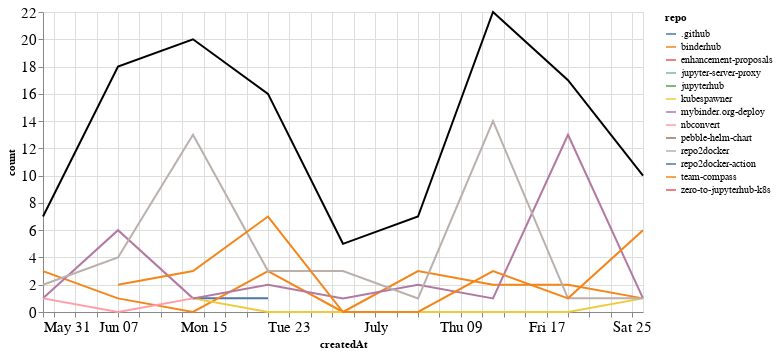

The cell this chart's notebook holds for it:
### Markdown cell above
## Comments

### Code cell
comments_time = comments.groupby('repo').resample('W', on='createdAt').count()['author'].reset_index()
comments_time = comments_time.rename(columns={'author': 'count'})
comments_time_total = comments_time.groupby('createdAt').agg({"count": "sum"}).reset_index()
ch1 = alt.Chart(comments_time, width=600).mark_line().encode(
    x='createdAt',
    y='count',
    color='repo',
    tooltip="repo"
)

ch2 = alt.Chart(comments_time_total, width=600).mark_line(color="black").encode(
    x='createdAt',
    y='count',
)

ch1 + ch2

### Figure 1 — Vega-Lite specification as saved in the notebook (floating-point values rounded to 4 significant figures)
{"config": {"axisLeft": {"labelFontSize": 15}, "axisBottom": {"labelFontSize": 15}}, "layer": [{"data": {"name": "data-a8f13e341a47994b254055ce9817c0c1"}, "mark": "line", "encoding": {"color": {"type": "nominal", "field": "repo"}, "tooltip": {"type": "nominal", "field": "repo"}, "x": {"type": "temporal", "field": "createdAt"}, "y": {"type": "quantitative", "field": "count"}}, "width": 600}, {"data": {"name": "data-6b6ca74d105de305b771ca152673fcb1"}, "mark": {"type": "line", "color": "black"}, "encoding": {"x": {"type": "temporal", "field": "createdAt"}, "y": {"type": "quantitative", "field": "count"}}, "width": 600}], "$schema": "https://vega.github.io/schema/vega-lite/v4.8.1.json", "datasets": {"data-a8f13e341a47994b254055ce9817c0c1": [{"repo": ".github", "createdAt": "2020-06-14T00:00:00", "count": 1}, {"repo": ".github", "createdAt": "2020-06-21T00:00:00", "count": 1}, {"repo": "binderhub", "createdAt": "2020-05-31T00:00:00", "count": 3}, {"repo": "binderhub", "createdAt": "2020-06-07T00:00:00", "count": 1}, {"repo": "binderhub", "createdAt": "2020-06-14T00:00:00", "count": 0}, {"repo": "binderhub", "createdAt": "2020-06-21T00:00:00", "count": 3}, {"repo": "binderhub", "createdAt": "2020-06-28T00:00:00", "count": 0}, {"repo": "binderhub", "createdAt": "2020-07-05T00:00:00", "count": 3}, {"repo": "binderhub", "createdAt": "2020-07-12T00:00:00", "count": 2}, {"repo": "binderhub", "createdAt": "2020-07-19T00:00:00", "count": 2}, {"repo": "binderhub", "createdAt": "2020-07-26T00:00:00", "count": 1}, {"repo": "enhancement-proposals", "createdAt": "2020-07-12T00:00:00", "count": 2}, {"repo": "jupyter-server-proxy", "createdAt": "2020-07-05T00:00:00", "count": 1}, {"repo": "jupyterhub", "createdAt": "2020-06-07T00:00:00", "count": 1}, {"repo": "kubespawner", "createdAt": "2020-06-14T00:00:00", "count": 1}, {"repo": "kubespawner", "createdAt": "2020-06-21T00:00:00", "count": 0}, {"repo": "kubespawner", "createdAt": "2020-06-28T00:00:00", "count": 0}, {"repo": "kubespawner", "createdAt": "2020-07-05T00:00:00", "count": 0}, {"repo": "kubespawner", "createdAt": "2020-07-12T00:00:00", "count": 0}, {"repo": "kubespawner", "createdAt": "2020-07-19T00:00:00", "count": 0}, {"repo": "kubespawner", "createdAt": "2020-07-26T00:00:00", "count": 1}, {"repo": "mybinder.org-deploy", "createdAt": "2020-05-31T00:00:00", "count": 1}, {"repo": "mybinder.org-deploy", "createdAt": "2020-06-07T00:00:00", "count": 6}, {"repo": "mybinder.org-deploy", "createdAt": "2020-06-14T00:00:00", "count": 1}, {"repo": "mybinder.org-deploy", "createdAt": "2020-06-21T00:00:00", "count": 2}, {"repo": "mybinder.org-deploy", "createdAt": "2020-06-28T00:00:00", "count": 1}, {"repo": "mybinder.org-deploy", "createdAt": "2020-07-05T00:00:00", "count": 2}, {"repo": "mybinder.org-deploy", "createdAt": "2020-07-12T00:00:00", "count": 1}, {"repo": "mybinder.org-deploy", "createdAt": "2020-07-19T00:00:00", "count": 13}, {"repo": "mybinder.org-deploy", "createdAt": "2020-07-26T00:00:00", "count": 1}, {"repo": "nbconvert", "createdAt": "2020-05-31T00:00:00", "count": 1}, {"repo": "nbconvert", "createdAt": "2020-06-07T00:00:00", "count": 0}, {"repo": "nbconvert", "createdAt": "2020-06-14T00:00:00", "count": 1}, {"repo": "pebble-helm-chart", "createdAt": "2020-06-07T00:00:00", "count": 1}, {"repo": "repo2docker", "createdAt": "2020-05-31T00:00:00", "count": 2}, {"repo": "repo2docker", "createdAt": "2020-06-07T00:00:00", "count": 4}, {"repo": "repo2docker", "createdAt": "2020-06-14T00:00:00", "count": 13}, {"repo": "repo2docker", "createdAt": "2020-06-21T00:00:00", "count": 3}, {"repo": "repo2docker", "createdAt": "2020-06-28T00:00:00", "count": 3}, {"repo": "repo2docker", "createdAt": "2020-07-05T00:00:00", "count": 1}, {"repo": "repo2docker", "createdAt": "2020-07-12T00:00:00", "count": 14}, {"repo": "repo2docker", "createdAt": "2020-07-19T00:00:00", "count": 1}, {"repo": "repo2docker", "createdAt": "2020-07-26T00:00:00", "count": 1}, {"repo": "repo2docker-action", "createdAt": "2020-06-28T00:00:00", "count": 1}, {"repo": "team-compass", "createdAt": "2020-06-07T00:00:00", "count": 2}, {"repo": "team-compass", "createdAt": "2020-06-14T00:00:00", "count": 3}, {"repo": "team-compass", "createdAt": "2020-06-21T00:00:00", "count": 7}, {"repo": "team-compass", "createdAt": "2020-06-28T00:00:00", "count": 0}, {"repo": "team-compass", "createdAt": "2020-07-05T00:00:00", "count": 0}, {"repo": "team-compass", "createdAt": "2020-07-12T00:00:00", "count": 3}, {"repo": "team-compass", "createdAt": "2020-07-19T00:00:00", "count": 1}, {"repo": "team-compass", "createdAt": "2020-07-26T00:00:00", "count": 6}, {"repo": "zero-to-jupyterhub-k8s", "createdAt": "2020-06-07T00:00:00", "count": 3}], "data-6b6ca74d105de305b771ca152673fcb1": [{"createdAt": "2020-05-31T00:00:00", "count": 7}, {"createdAt": "2020-06-07T00:00:00", "count": 18}, {"createdAt": "2020-06-14T00:00:00", "count": 20}, {"createdAt": "2020-06-21T00:00:00", "count": 16}, {"createdAt": "2020-06-28T00:00:00", "count": 5}, {"createdAt": "2020-07-05T00:00:00", "count": 7}, {"createdAt": "2020-07-12T00:00:00", "count": 22}, {"createdAt": "2020-07-19T00:00:00", "count": 17}, {"createdAt": "2020-07-26T00:00:00", "count": 10}]}}
